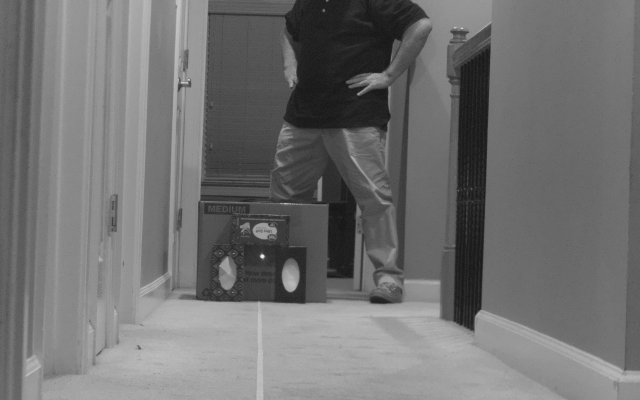
#> input picture software/calib_data/fx_2026-11-16/snaps/snap_0002.png, 1280 x 800 px (shown at 1/2 size); its folder holds 4 pictures in this run
$ python fx_measure.py
#> lines starting #> are read from the running program, lines starting #| are printed output that depends on the picture; after the words box and inside, x2 and y2 are one past the last pixel; in counts of white or black regions, pixels touching at a corner belong together
### software/calib_data/fx_2026-11-16/fx_edges.py
"""Sub-pixel edge refinement for the box-size focal length measurement (scratch, runs/)."""
import cv2, numpy as np, sys
def profile(im, axis_rows, x0, x1, smooth=1.0):
    """mean intensity over rows axis_rows (y0,y1) for columns x0..x1"""
    y0, y1 = axis_rows
    p = im[y0:y1, x0:x1].astype(np.float64).mean(axis=0)
    if smooth > 0:
        p = cv2.GaussianBlur(p.reshape(1, -1), (0, 0), smooth).ravel()
    return p
def edge(im, band, guess, win=6, vertical=True, smooth=1.0):
    """sub-pixel position of the strongest step near `guess`.
    vertical edge: band=(y0,y1) rows, search x. horizontal edge: band=(x0,x1) cols, search y."""
    a = im if vertical else im.T
    lo, hi = int(round(guess - win - 3)), int(round(guess + win + 4))
    p = profile(a, band, lo, hi, smooth)
    g = np.abs(np.gradient(p))
    k0 = 3; k1 = len(g) - 3
    k = k0 + int(np.argmax(g[k0:k1]))
    if 0 < k < len(g) - 1:
        d = g[k - 1] - 2 * g[k] + g[k + 1]
        off = 0.5 * (g[k - 1] - g[k + 1]) / d if d != 0 else 0.0
    else:
        off = 0.0
    return lo + k + off, g[k], float(np.median(g))

### software/calib_data/fx_2026-11-16/fx_measure.py
import cv2, numpy as np, json, sys
sys.path.insert(0, '.')
from fx_edges import edge
FT = 0.3048
# per group: distance, shots, right upright box (xl, xr, top, bottom|None), oval roi (x0,x1,y0,y1)
G = {
 "28": (28, [2,3,4],    (551.7, 611.7, 493, None),  (556, 607, 508, 592)),
 "20": (20, [5,6,7],    (580, 659.3, 511.7, 658),   (590, 650, 535, 637)),
 "15": (15, [8,9],      (589, 696.5, 536.5, 734),   (603, 682, 568, 703)),
 "10": (10, [11,12],    (630, 795, 578, None),      None),
 "40": (40, [13,14,15], (540, 575, 481, 547),       (540, 572, 490, 544)),
 "35": (35, [16,17],    (540, 586, 486, 562),       (546, 580, 497, 558)),
 "47": (47, [18,19,20], (537, 570, 475, 535),       (540, 563, 481, 530)),
}
def soft_oval(im, roi):
    x0, x1, y0, y1 = roi
    a = cv2.GaussianBlur(im, (0, 0), 0.7)[y0:y1, x0:x1].astype(np.float64)
    lo = np.percentile(a, 15); hi = np.percentile(a, 97)
    # inside bright, outside dark box face: soft membership; fit on the main connected blob
    w = np.clip((a - lo) / (hi - lo), 0, 1)
    m = (w > 0.5).astype(np.uint8)
    n, lab, st, _ = cv2.connectedComponentsWithStats(m)
    k = 1 + int(np.argmax(st[1:, cv2.CC_STAT_AREA]))
    keep = cv2.dilate((lab == k).astype(np.uint8), np.ones((5, 5), np.uint8))
    w = w * keep
    yy, xx = np.mgrid[0:w.shape[0], 0:w.shape[1]]
    A = w.sum(); cx = (w * xx).sum() / A; cy = (w * yy).sum() / A
    vx = (w * (xx - cx) ** 2).sum() / A; vy = (w * (yy - cy) ** 2).sum() / A
    # uniform ellipse: var = (semi-axis)^2 / 4  -> full axis = 4 sqrt(var)
    return 4 * np.sqrt(vx), 4 * np.sqrt(vy), A, x0 + cx, y0 + cy
rows = []
for name, (ft, shots, box, roi) in G.items():
    for i in shots:
        im = cv2.imread(f"snaps/snap_{i:04d}.png", 0)
#> im is the input picture: shape (800, 1280); min 15, max 234, mean 113.3
        xl, xr, top, bot = box
        hgt = (bot - top) if bot else 60
        band = (int(top + 0.35 * hgt), int(top + 0.75 * hgt)) if bot else (int(top + 15), int(top + 60))
        win = max(3, 0.08 * (xr - xl))
        L = edge(im, band, xl, win); R = edge(im, band, xr, win)
#> in profile, `p = im[y0:y1, x0:x1].astype(np.float64).mean(axis=0)`: p = [58.4, 58.29, 57.64, 56.98, 57.4, 55, 52.27, 46.91, 41.98, 43.13, 43.67, 44.36, 44.84, 45.13, 43.96, 44.82]
#> in profile, `p = cv2.GaussianBlur(p.reshape(1, -1), (0, 0), smooth).ravel()`: p = [58.25, 58.08, 57.66, 57.19, 56.41, 54.54, 51.33, 47.28, 44.17, 43.3, 43.7, 44.27, 44.68, 44.71, 44.51, 44.44]
#> in edge, `g = np.abs(np.gradient(p))`: g = [0.17, 0.297, 0.446, 0.624, 1.32, 2.54, 3.63, 3.58, 1.99, 0.235, 0.484, 0.489, 0.218, 0.0855, 0.136, 0.0688]
#> in edge, `k1 = len(g) - 3`: k1 = 13
#> in edge, `k = k0 + int(np.argmax(g[k0:k1]))`: k = 6
#> in edge, `d = g[k - 1] - 2 * g[k] + g[k + 1]`: d = -1.14
#> in edge, `off = 0.5 * (g[k - 1] - g[k + 1]) / d if d != 0 else 0.0`: off = 0.457
#> after `L = edge(im, band, xl, win)`: L = (550.5, 3.63, 0.465)
#> after `R = edge(im, band, xr, win)`: R = (611.9, 8.79, 0.718)
        r = {"group": name, "ft": ft, "snap": i, "box_w": R[0] - L[0], "edge_snr": round(min(L[1] / L[2], R[1] / R[2]), 1)}
#> r = {'group': '28', 'ft': 28, 'snap': 2, 'box_w': 61.39, 'edge_snr': 7.8}
        if bot:
            cb = (int(xl + 0.2 * (xr - xl)), int(xr - 0.2 * (xr - xl)))
            T = edge(im, cb, top, win, vertical=False); B = edge(im, cb, bot, win, vertical=False)
            r["box_h"] = B[0] - T[0]
        if roi:
            ow, oh, A, cx, cy = soft_oval(im, roi)
#> in soft_oval, `a = cv2.GaussianBlur(im, (0, 0), 0.7)[y0:y1, x0:x1].astype(np.float64)`:
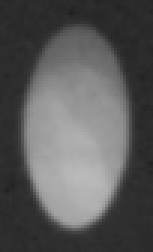
#> a: shape (84, 51) float64 (shown 3 times larger); min 32, max 186, mean 90.1
#> in soft_oval, `lo = np.percentile(a, 15)`: lo = 43
#> in soft_oval, `hi = np.percentile(a, 97)`: hi = 178
#> in soft_oval, `w = np.clip((a - lo) / (hi - lo), 0, 1)`:
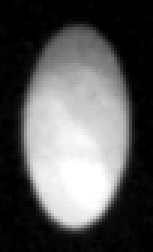
#> w: shape (84, 51) float64 (shown 3 times larger); min 0, max 1, mean 0.35
#> in soft_oval, `m = (w > 0.5).astype(np.uint8)`:
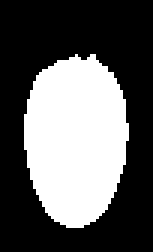
#> m: shape (84, 51) (shown 3 times larger); values 0 (black) and 1 (white), 36.7% white; 1 white region, box (x1, y1, x2, y2) and area: (8, 18, 43, 76) 1574
#> in soft_oval, `n, lab, st, _ = cv2.connectedComponentsWithStats(m)`: n = 2; st = [[0, 0, 51, 84, 2710], [8, 18, 35, 58, 1574]]
#> in soft_oval, `k = 1 + int(np.argmax(st[1:, cv2.CC_STAT_AREA]))`: k = 1
#> in soft_oval, `keep = cv2.dilate((lab == k).astype(np.uint8), np.ones((5, 5), np.uint..`:
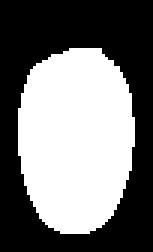
#> keep: shape (84, 51) (shown 3 times larger); values 0 (black) and 1 (white), 45.9% white; 1 white region, box (x1, y1, x2, y2) and area: (6, 16, 45, 78) 1968
#> in soft_oval, `w = w * keep`:
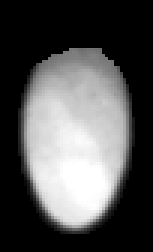
#> w: shape (84, 51) float64 (shown 3 times larger); min 0, max 1, mean 0.327
#> in soft_oval, `A = w.sum()`: A = 1400.6
#> in soft_oval, `cx = (w * xx).sum() / A`: cx = 24.81
#> in soft_oval, `cy = (w * yy).sum() / A`: cy = 46.9
#> in soft_oval, `vx = (w * (xx - cx) ** 2).sum() / A`: vx = 77.81
#> in soft_oval, `vy = (w * (yy - cy) ** 2).sum() / A`: vy = 217.9
#> ow = 35.28; oh = 59.05; A = 1400.6; cx = 580.8; cy = 554.9
#> (the run stopped early here; a loop or call above may not have finished)
